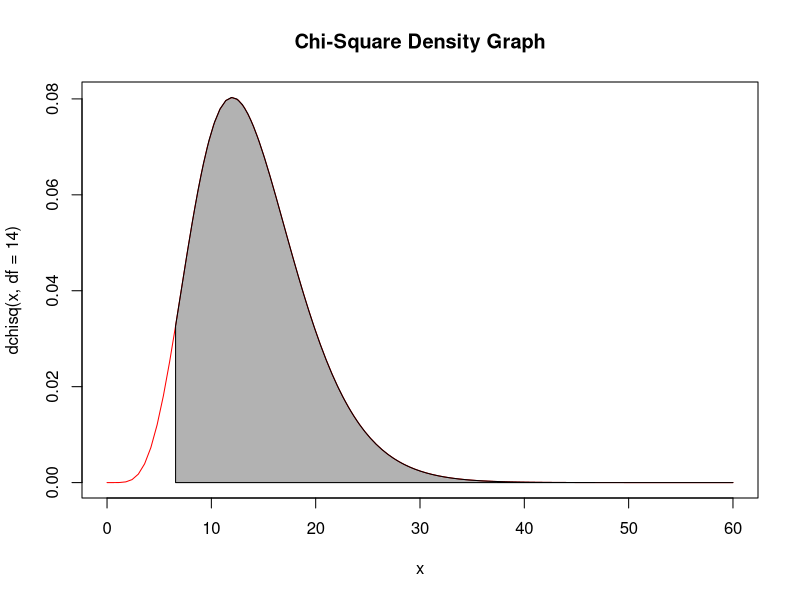
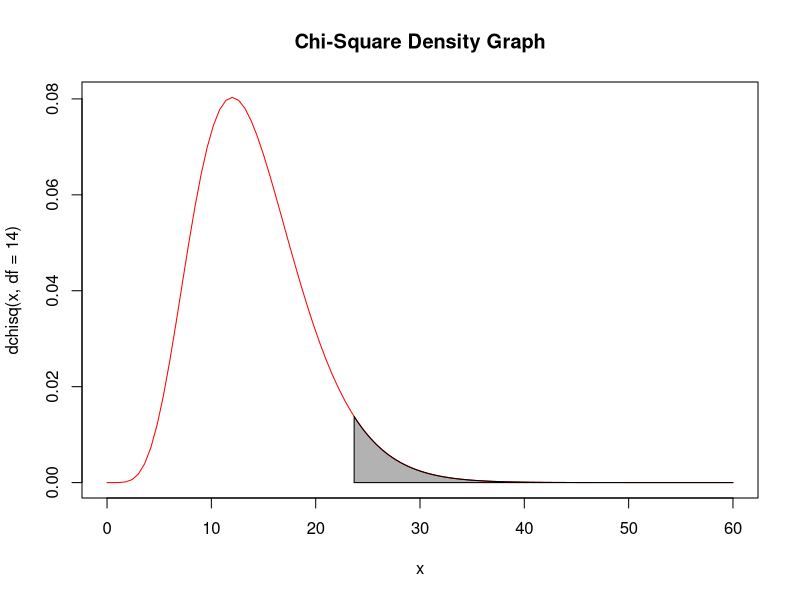
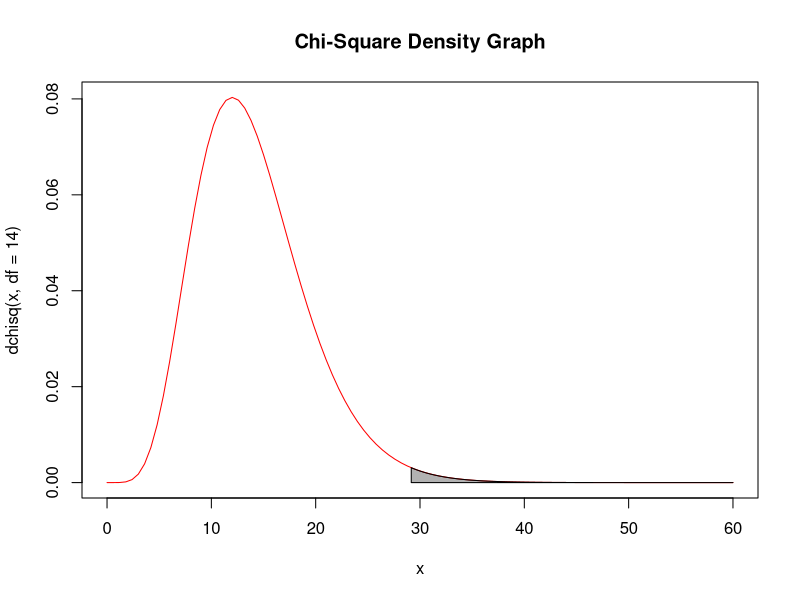
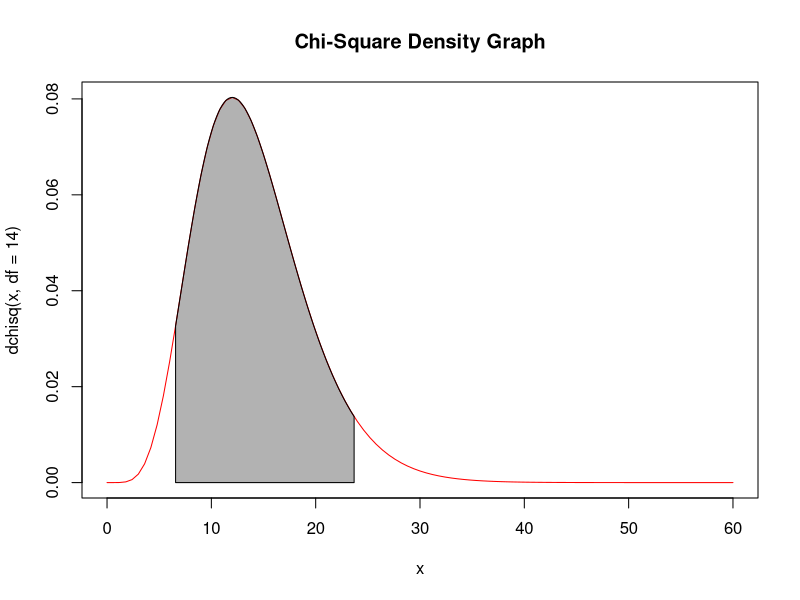
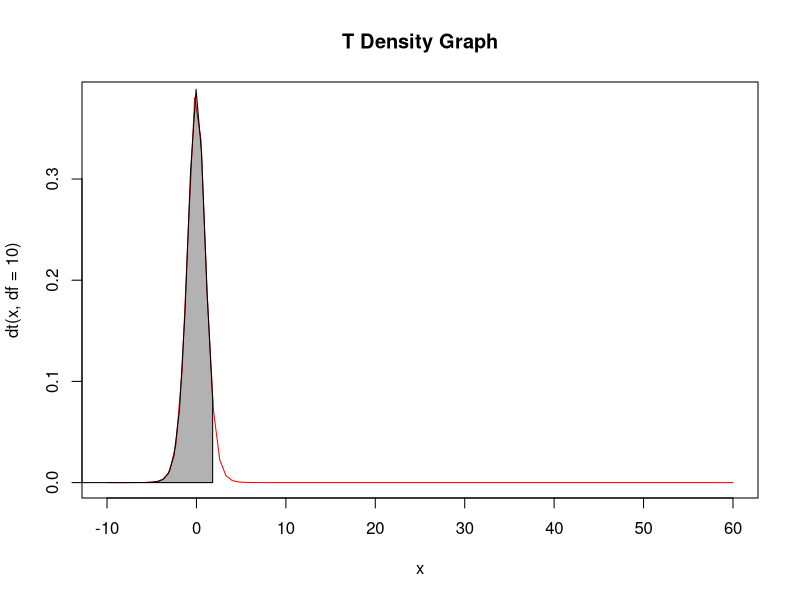
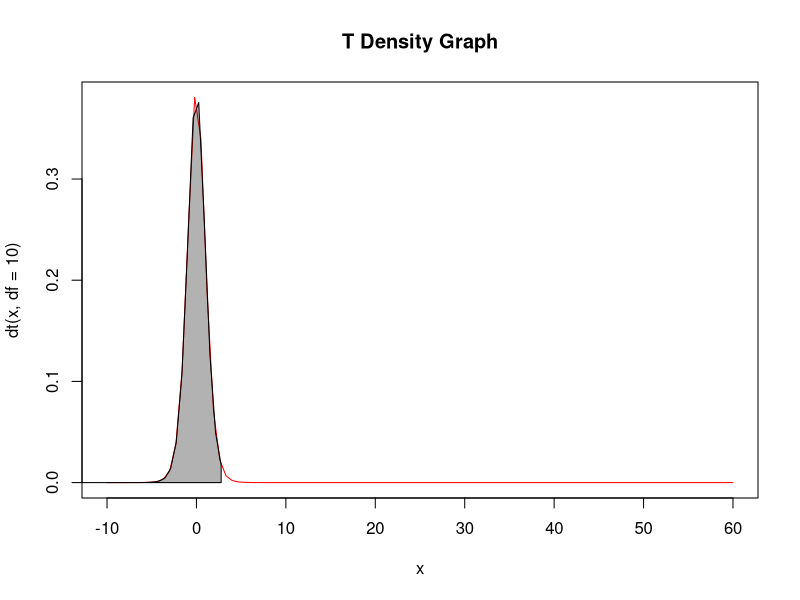
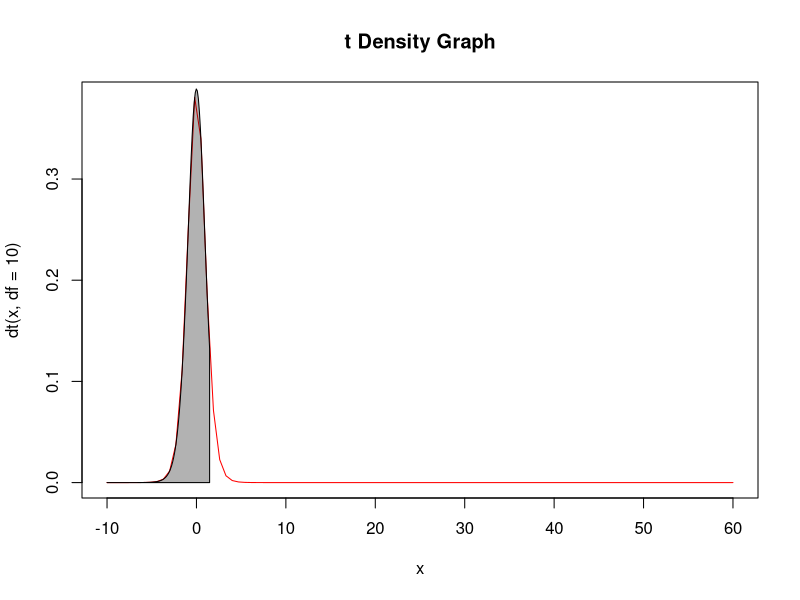
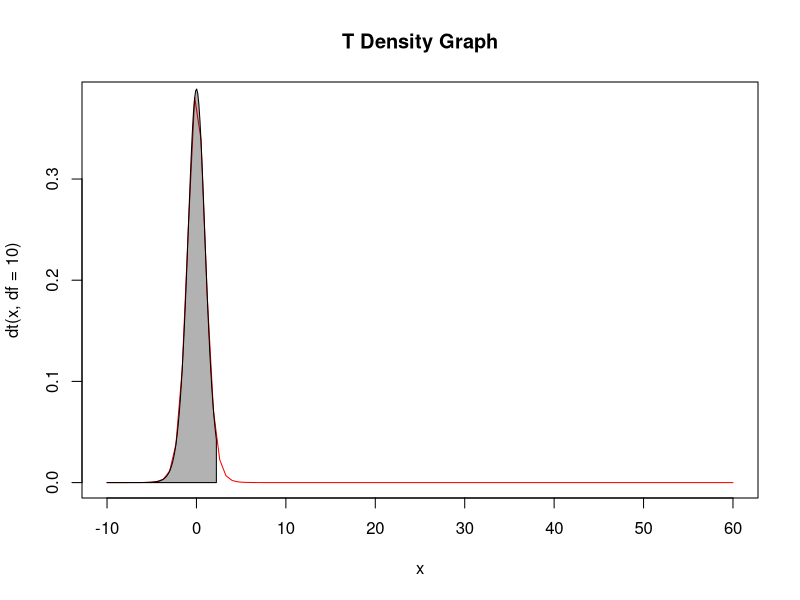

Generate these figures, in order, with R:
## ---- chunk 1
knitr::opts_chunk$set(echo = TRUE)
## ---- chunk 2
curve( dchisq(x, df=14), col='red', main = "Chi-Square Density Graph",
          from=0,to=60)
xvec <- seq(6.57,60,length=101)
pvec <- dchisq(xvec,df=14)
polygon(c(xvec,rev(xvec)),c(pvec,rep(0,length(pvec))),
        col=adjustcolor("black",alpha=0.3))
curve( dchisq(x, df=14), col='red', main = "Chi-Square Density Graph",
          from=0,to=60)
xvec <- seq(23.686,60,length=101)
pvec <- dchisq(xvec,df=14)
polygon(c(xvec,rev(xvec)),c(pvec,rep(0,length(pvec))),
        col=adjustcolor("black",alpha=0.3))
curve( dchisq(x, df=14), col='red', main = "Chi-Square Density Graph",
          from=0,to=60)
xvec <- seq(29.1612,60,length=101)
pvec <- dchisq(xvec,df=14)
polygon(c(xvec,rev(xvec)),c(pvec,rep(0,length(pvec))),
        col=adjustcolor("black",alpha=0.3))
curve( dchisq(x, df=14), col='red', main = "Chi-Square Density Graph",
          from=0,to=60)
xvec <- seq(6.5705,23.6845,length=101)
pvec <- dchisq(xvec,df=14)
polygon(c(xvec,rev(xvec)),c(pvec,rep(0,length(pvec))),
        col=adjustcolor("black",alpha=0.3))
## ---- chunk 3
pchisq(2,df=7)
pchisq(2,df=16)
pchisq(2,df=21)
## ---- chunk 4
curve( dt(x, df=10), col='red', main = "T Density Graph",
          from=-10,to=60)
xvec <- seq(-60,1.812,length=101)
pvec <- dt(xvec,df=10)
polygon(c(xvec,rev(xvec)),c(pvec,rep(0,length(pvec))),
        col=adjustcolor("black",alpha=0.3))
curve( dt(x, df=10), col='red', main = "T Density Graph",
          from=-10,to=60)
xvec <- seq(-60,2.764,length=101)
pvec <- dt(xvec,df=10)
polygon(c(xvec,rev(xvec)),c(pvec,rep(0,length(pvec))),
        col=adjustcolor("black",alpha=0.3))
curve( dt(x, df=10), col='red', main = "t Density Graph",
          from=-10,to=60)
xvec <- seq(-10,1.472,length=101)
pvec <- dt(xvec,df=10)
polygon(c(xvec,rev(xvec)),c(pvec,rep(0,length(pvec))),
        col=adjustcolor("black",alpha=0.3))
curve( dt(x, df=10), col='red', main = "T Density Graph",
          from=-10,to=60)
xvec <- seq(-10,2.228,length=101)
pvec <- dt(xvec,df=10)
polygon(c(xvec,rev(xvec)),c(pvec,rep(0,length(pvec))),
        col=adjustcolor("black",alpha=0.3))

